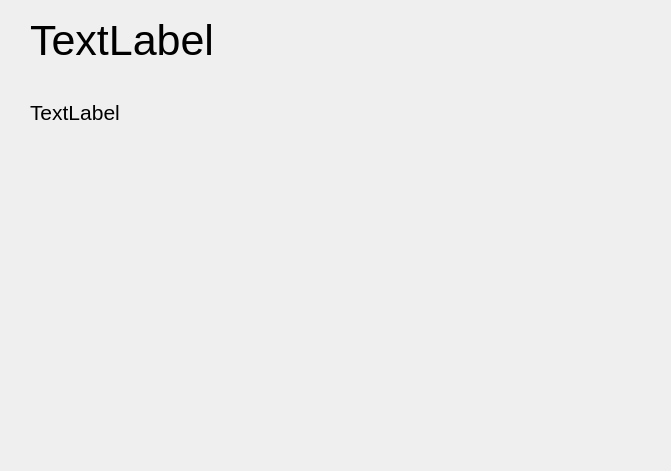
<?xml version="1.0" encoding="UTF-8"?>
<ui version="4.0">
 <class>country_info</class>
 <widget class="QWidget" name="country_info">
  <property name="geometry">
   <rect>
    <x>0</x>
    <y>0</y>
    <width>671</width>
    <height>471</height>
   </rect>
  </property>
  <property name="windowTitle">
   <string>Form</string>
  </property>
  <widget class="QLabel" name="flag">
   <property name="geometry">
    <rect>
     <x>460</x>
     <y>80</y>
     <width>141</width>
     <height>141</height>
    </rect>
   </property>
   <property name="text">
    <string/>
   </property>
  </widget>
  <widget class="QLabel" name="text">
   <property name="geometry">
    <rect>
     <x>30</x>
     <y>100</y>
     <width>361</width>
     <height>331</height>
    </rect>
   </property>
   <property name="font">
    <font>
     <pointsize>16</pointsize>
    </font>
   </property>
   <property name="text">
    <string>TextLabel</string>
   </property>
   <property name="alignment">
    <set>Qt::AlignLeading|Qt::AlignLeft|Qt::AlignTop</set>
   </property>
  </widget>
  <widget class="QLabel" name="country_name">
   <property name="geometry">
    <rect>
     <x>30</x>
     <y>10</y>
     <width>511</width>
     <height>61</height>
    </rect>
   </property>
   <property name="font">
    <font>
     <pointsize>32</pointsize>
    </font>
   </property>
   <property name="text">
    <string>TextLabel</string>
   </property>
  </widget>
 </widget>
 <resources/>
 <connections/>
</ui>
